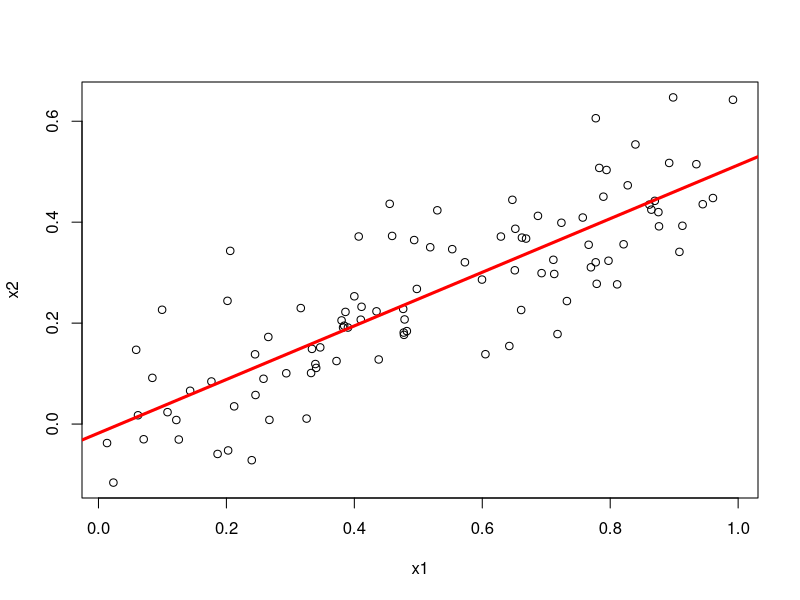

R code for this plot:
## ---- chunk 1
set.seed (1)
x1 = runif (100)
x2 = 0.5* x1 + rnorm (100) /10
y = 2+2* x1 +0.3* x2+rnorm (100)
## ---- chunk 2
lm.fitx=lm(x2~x1)
summary(lm.fitx)
cor(x1,x2)
plot(x1,x2)
abline(lm.fitx,lwd=3,col="red")
## ---- chunk 3
lm.fity=lm(y ~ x1 + x2)
summary(lm.fity)
## ---- chunk 4
x1=c(x1 , 0.1)
x2=c(x2 , 0.8)
y=c(y ,6)
## ---- chunk 5

